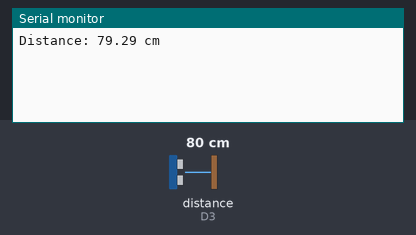
Bench run of a sketch on a simulated Arduino Nano 33 IoT. Parts: the last lines printed to the serial monitor. Wiring (inferred from the names in the program): ultrasonic range finder: trigger D2; echo D3. The inputs (shaded band) are chosen by the test bench; at power-on: distance to the obstacle (sensor on D3) 80 cm. The echo pulse lasts 58.3 µs per cm; WiFi joins after 1.5 s; servers stay silent unless stated.

Above: at 4.2 s.
4.3 s: distance to the obstacle (sensor on D3) set to 2 cm
At 5.6 s:
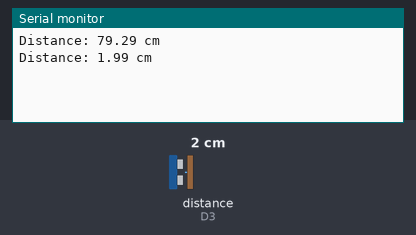
5.8 s: distance to the obstacle (sensor on D3) set to 4 cm
At 7.5 s:
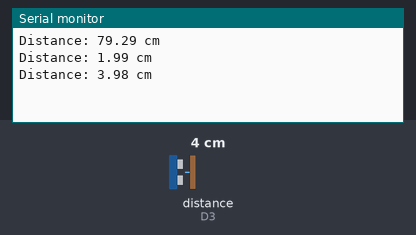
Timing chart, 0 to 9.0 s (numbered marks = the images above; inputs shaded):
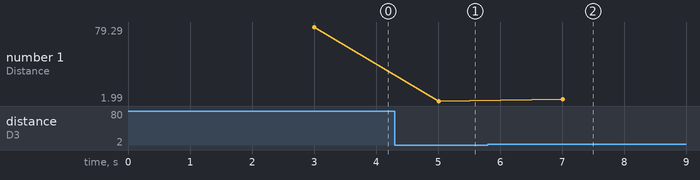

The sketch:

Untitled_aug07d.ino
```cpp
#include "arduino_secrets.h"
#include "thingProperties.h"


#define TRIG_PIN 2
#define ECHO_PIN 3

void setup() {
  Serial.begin(9600);
  delay(1500);
  initProperties();
  ArduinoCloud.begin(ArduinoIoTPreferredConnection);
  pinMode(TRIG_PIN, OUTPUT);
  pinMode(ECHO_PIN, INPUT);
}

void loop() {
  ArduinoCloud.update();
  long duration;
  float distance;

  // Send pulse
  digitalWrite(TRIG_PIN, LOW);
  delayMicroseconds(2);
  digitalWrite(TRIG_PIN, HIGH);
  delayMicroseconds(10);
  digitalWrite(TRIG_PIN, LOW);

  // Read echo
  duration = pulseIn(ECHO_PIN, HIGH);
  distance = duration * 0.034 / 2;

  distance_cm = distance;  // Update Cloud variable
  Serial.print("Distance: ");
  Serial.print(distance_cm);
  Serial.println(" cm");

  delay(2000);  // Adjust delay if needed
}

/*
  Since DistanceCm is READ_WRITE variable, onDistanceCmChange() is
  executed every time a new value is received from IoT Cloud.
*/
void onDistanceCmChange()  {
  // Add your code here to act upon DistanceCm change
}
```

arduino_secrets.h
```cpp
#define SECRET_OPTIONAL_PASS ""
#define SECRET_SSID ""
```

thingProperties.h
```cpp
// Code generated by Arduino IoT Cloud, DO NOT EDIT.

#include <ArduinoIoTCloud.h>
#include <Arduino_ConnectionHandler.h>

const char SSID[]     = SECRET_SSID;    // Network SSID (name)
const char PASS[]     = SECRET_OPTIONAL_PASS;    // Network password (use for WPA, or use as key for WEP)

void onDistanceCmChange();

float distance_cm;

void initProperties(){

  ArduinoCloud.addProperty(distance_cm, READWRITE, ON_CHANGE, onDistanceCmChange);

}

WiFiConnectionHandler ArduinoIoTPreferredConnection(SSID, PASS);
```

Measured:
- after the input at 4.3 s, the serial monitor: prints a new line after 0.71 s (image 1)
- after the input at 5.8 s, the serial monitor: prints a new line after 1.2 s (image 2)
- plotted number 1: 79.29 → 1.99 after the input at 4.3 s, 1.99 → 3.98 after the input at 5.8 s
